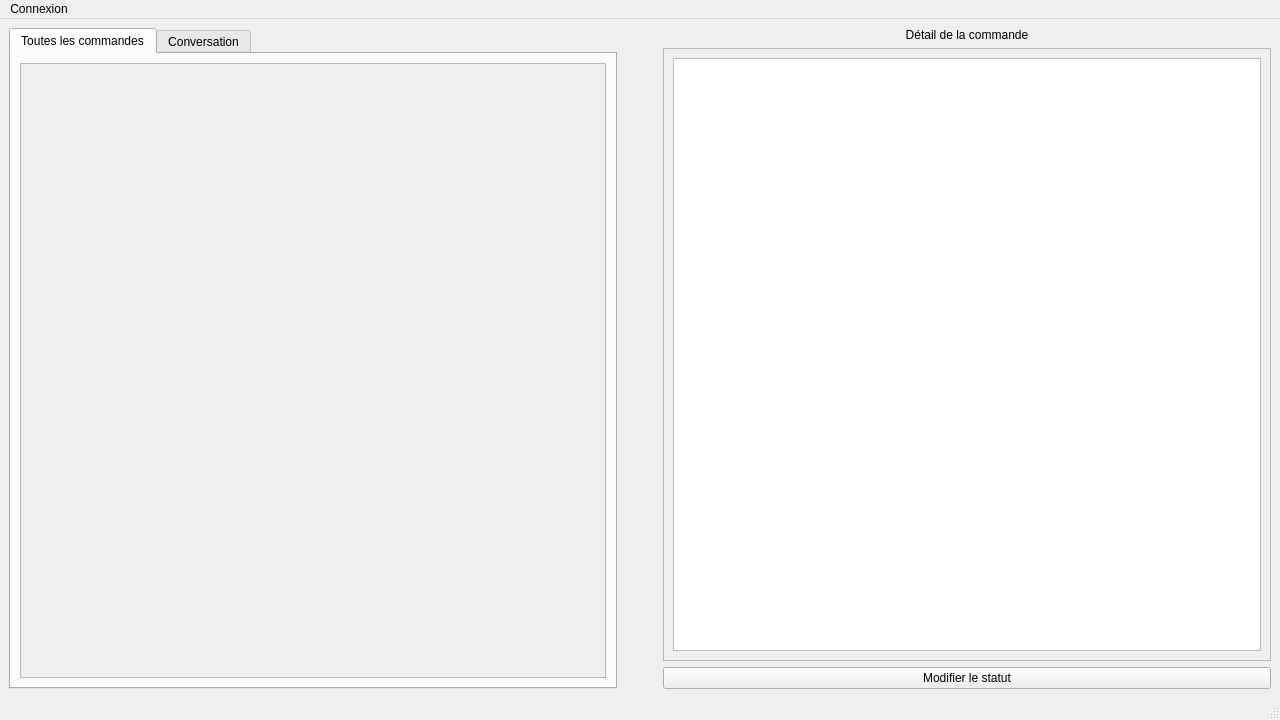
<?xml version="1.0" encoding="UTF-8"?>
<ui version="4.0">
 <class>MainWindow</class>
 <widget class="QMainWindow" name="MainWindow">
  <property name="geometry">
   <rect>
    <x>0</x>
    <y>0</y>
    <width>1280</width>
    <height>720</height>
   </rect>
  </property>
  <property name="windowTitle">
   <string>Ventadesk</string>
  </property>
  <widget class="QWidget" name="centralwidget">
   <layout class="QVBoxLayout" name="verticalLayout_6">
    <item>
     <layout class="QHBoxLayout" name="horizontalLayout_2">
      <item>
       <widget class="QTabWidget" name="tabWidget">
        <property name="enabled">
         <bool>true</bool>
        </property>
        <property name="currentIndex">
         <number>0</number>
        </property>
        <widget class="QWidget" name="tab_orders">
         <attribute name="title">
          <string>Toutes les commandes</string>
         </attribute>
         <layout class="QHBoxLayout" name="horizontalLayout">
          <item>
           <widget class="QScrollArea" name="scrollArea">
            <property name="widgetResizable">
             <bool>true</bool>
            </property>
            <widget class="QWidget" name="scrollAreaWidgetContents">
             <property name="geometry">
              <rect>
               <x>0</x>
               <y>0</y>
               <width>578</width>
               <height>610</height>
              </rect>
             </property>
             <property name="sizePolicy">
              <sizepolicy hsizetype="Expanding" vsizetype="Expanding">
               <horstretch>0</horstretch>
               <verstretch>0</verstretch>
              </sizepolicy>
             </property>
             <layout class="QVBoxLayout" name="verticalLayout_2">
              <item>
               <layout class="QVBoxLayout" name="order_list_container"/>
              </item>
             </layout>
            </widget>
           </widget>
          </item>
         </layout>
        </widget>
        <widget class="QWidget" name="tab_conversation">
         <attribute name="title">
          <string>Conversation</string>
         </attribute>
         <layout class="QVBoxLayout" name="verticalLayout_7">
          <item>
           <widget class="QLabel" name="label_conversation_title">
            <property name="text">
             <string>Sujet :</string>
            </property>
            <property name="alignment">
             <set>Qt::AlignCenter</set>
            </property>
           </widget>
          </item>
          <item>
           <widget class="QScrollArea" name="scrollArea_3">
            <property name="widgetResizable">
             <bool>true</bool>
            </property>
            <widget class="QWidget" name="scrollAreaWidgetContents_3">
             <property name="geometry">
              <rect>
               <x>0</x>
               <y>0</y>
               <width>578</width>
               <height>336</height>
              </rect>
             </property>
             <layout class="QVBoxLayout" name="verticalLayout_5">
              <item>
               <layout class="QVBoxLayout" name="message_list_container"/>
              </item>
             </layout>
            </widget>
           </widget>
          </item>
          <item>
           <widget class="QLabel" name="label_new_message">
            <property name="text">
             <string>Nouveau message</string>
            </property>
            <property name="alignment">
             <set>Qt::AlignRight|Qt::AlignTrailing|Qt::AlignVCenter</set>
            </property>
           </widget>
          </item>
          <item>
           <widget class="QTextEdit" name="new_message_edit">
            <property name="sizePolicy">
             <sizepolicy hsizetype="Expanding" vsizetype="Preferred">
              <horstretch>0</horstretch>
              <verstretch>0</verstretch>
             </sizepolicy>
            </property>
           </widget>
          </item>
          <item>
           <widget class="QPushButton" name="btn_send_message">
            <property name="text">
             <string>Envoyer</string>
            </property>
           </widget>
          </item>
         </layout>
        </widget>
       </widget>
      </item>
      <item>
       <spacer name="horizontalSpacer">
        <property name="orientation">
         <enum>Qt::Horizontal</enum>
        </property>
        <property name="sizeType">
         <enum>QSizePolicy::Minimum</enum>
        </property>
        <property name="sizeHint" stdset="0">
         <size>
          <width>40</width>
          <height>20</height>
         </size>
        </property>
       </spacer>
      </item>
      <item>
       <layout class="QVBoxLayout" name="verticalLayout">
        <item>
         <widget class="QLabel" name="order_title">
          <property name="text">
           <string>Détail de la commande</string>
          </property>
          <property name="alignment">
           <set>Qt::AlignCenter</set>
          </property>
         </widget>
        </item>
        <item>
         <widget class="QScrollArea" name="scrollArea_2">
          <property name="widgetResizable">
           <bool>true</bool>
          </property>
          <widget class="QWidget" name="scrollAreaWidgetContents_2">
           <property name="geometry">
            <rect>
             <x>0</x>
             <y>0</y>
             <width>598</width>
             <height>598</height>
            </rect>
           </property>
           <layout class="QVBoxLayout" name="verticalLayout_4">
            <item>
             <widget class="QListWidget" name="order_details"/>
            </item>
           </layout>
          </widget>
         </widget>
        </item>
        <item>
         <widget class="QPushButton" name="btn_update_status">
          <property name="text">
           <string>Modifier le statut</string>
          </property>
         </widget>
        </item>
       </layout>
      </item>
     </layout>
    </item>
   </layout>
  </widget>
  <widget class="QMenuBar" name="menubar">
   <property name="geometry">
    <rect>
     <x>0</x>
     <y>0</y>
     <width>1280</width>
     <height>21</height>
    </rect>
   </property>
   <widget class="QMenu" name="login_menu">
    <property name="title">
     <string>Connexion</string>
    </property>
    <addaction name="loginAct"/>
    <addaction name="quitAct"/>
   </widget>
   <addaction name="login_menu"/>
  </widget>
  <widget class="QStatusBar" name="statusbar"/>
  <action name="loginAct">
   <property name="text">
    <string>Se (re) connecter</string>
   </property>
  </action>
  <action name="quitAct">
   <property name="text">
    <string>Quitter</string>
   </property>
   <property name="menuRole">
    <enum>QAction::TextHeuristicRole</enum>
   </property>
  </action>
 </widget>
 <resources/>
 <connections/>
</ui>
